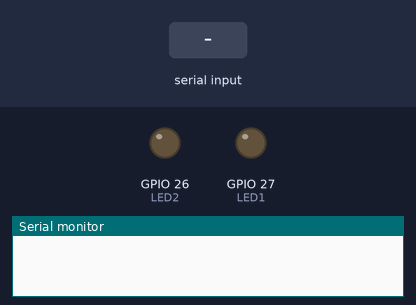
The program below on a simulated ESP32. On the bench: output pins drawn as LEDs (lit = HIGH), the last lines printed to the serial monitor. The inputs (shaded band) are chosen by the test bench.

Above: at 1.2 s.
1.3 s: "p" received over Serial
At 1.8 s:
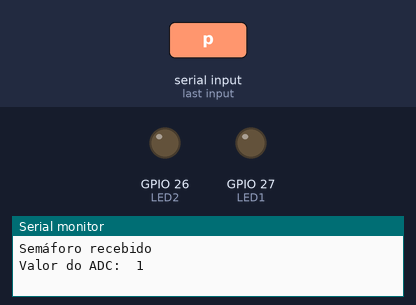
2.8 s: "m" received over Serial
At 4.2 s:
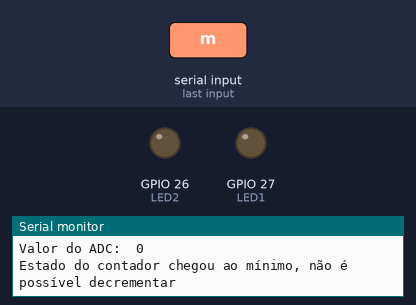
Timing chart, 0 to 5.8 s (numbered marks = the images above; inputs shaded):
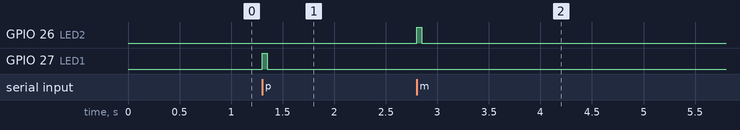

Measured:
- after the input at 1.3 s, GPIO 27 (LED1): LOW → HIGH at once, → LOW 0.05 s later
- after the input at 2.8 s, GPIO 26 (LED2): LOW → HIGH at once, → LOW 0.05 s later

The program:

main.cpp
```cpp
/* *******************************************
* Exemplo 9, testando o uso de um semáforo binário
*
*
******************************************** */

#include <Arduino.h>
#include "freertos/FreeRTOS.h"
#include "freertos/queue.h"
#include "freertos/task.h"
#include "freertos/semphr.h"

#define LED1 27
#define LED2 26

/*QueueHandle_t fila;*/
TaskHandle_t task1handle, taskInterrupcaoHandle;
SemaphoreHandle_t semaphore;

int contGlobal; /* variável global utilizada para o exemplo de semáforo binário */

void task1(void *pvParameters);
void taskInterrupcao(void *pvParameters);

void setup(){

  Serial.begin(9600);

  pinMode(LED1, OUTPUT);
  pinMode(LED2, OUTPUT);

  semaphore = xSemaphoreCreateBinary();

  xTaskCreate(task1, "Task 1", configMINIMAL_STACK_SIZE+1024, NULL, 1, &task1handle);
  xTaskCreate(taskInterrupcao, "Interrupção", configMINIMAL_STACK_SIZE, NULL, 1, &taskInterrupcaoHandle);
}

void loop() {
  vTaskDelay(pdMS_TO_TICKS(1000));
}

/* simulando o uso de um botão da protoboard, mas através de outra task */
void taskInterrupcao(void *pvParameters){

  int cont = 0;
  char tecla;

  while(1){
    if(Serial.available()){
      tecla = Serial.read();
      if(tecla == 'p'){
        cont++;
        contGlobal = cont;
        xSemaphoreGive(semaphore); /* essa função é responsável por liberar o semáforo */
        digitalWrite(LED1, HIGH);
        vTaskDelay(pdMS_TO_TICKS(50));
        digitalWrite(LED1, LOW);
      }
      if(tecla == 'm'){
        cont--;
        contGlobal = cont;
        xSemaphoreGive(semaphore); /* essa função é responsável por liberar o semáforo */
        digitalWrite(LED2, HIGH);
        vTaskDelay(pdMS_TO_TICKS(50));
        digitalWrite(LED2, LOW);
        if(cont <= 0){
          cont = 1;
          Serial.println("Estado do contador chegou ao mínimo, não é possível decrementar");
        }
      }
      else if(tecla != 'p' && tecla != 'm'){
        Serial.println("Pressione a tecla 'p' para incrementar contador e 'm' para decrementar.");
      }
    }
  }
}


void task1(void *pvParameters){

  while(1){
    xSemaphoreTake(semaphore, portMAX_DELAY); /* essa função é responsável por "pegar" o semáforo,
    ou seja,
    a task só vai continuar a execução quando o semáforo for liberado */
    Serial.println("Semáforo recebido");
    Serial.println("Valor do ADC:  " + String(contGlobal));

  }
}


/*
#include <Arduino.h>

void setup() {
  Serial.begin(115200);
}

void loop() {
}

*/
```
